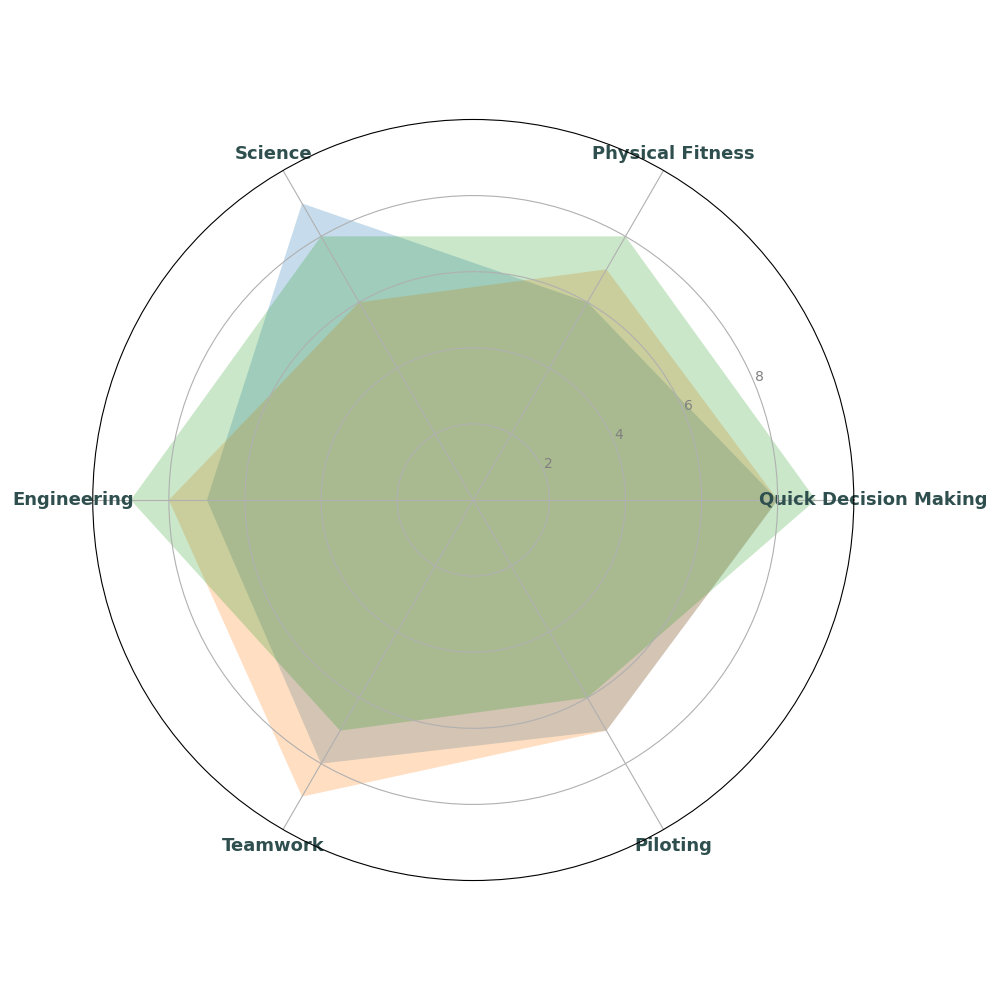

The script that drew this image:
import matplotlib.pyplot as plt
import numpy as np

skills = ['Quick Decision Making', 'Physical Fitness', 'Science', 'Engineering', 'Teamwork', 'Piloting']
num_skills = len(skills)

neptune_academy = [8, 6, 9, 7, 8, 7]
mars_academy = [8, 7, 6, 8, 9, 7]
jupiter_academy = [9, 8, 8, 9, 7, 6]

neptune_academy += neptune_academy[:1]
mars_academy += mars_academy[:1]
jupiter_academy += jupiter_academy[:1]

angles = np.linspace(0, 2 * np.pi, num_skills, endpoint=False).tolist()
angles += angles[:1]

fig, ax = plt.subplots(figsize=(10, 10), subplot_kw=dict(polar=True))

ax.fill(angles, neptune_academy, '#1f77b4', alpha=0.25)
ax.fill(angles, mars_academy, '#ff7f0e', alpha=0.25)
ax.fill(angles, jupiter_academy, '#2ca02c', alpha=0.25)

plt.xticks(angles[:-1], skills, color='darkslategray', size=13, weight='bold')
ax.set_yticks([2, 4, 6, 8])
ax.set_ylim(0, 10)
ax.set_yticklabels(["2", "4", "6", "8"], color='gray', size=10)

plt.tight_layout()
plt.show()
